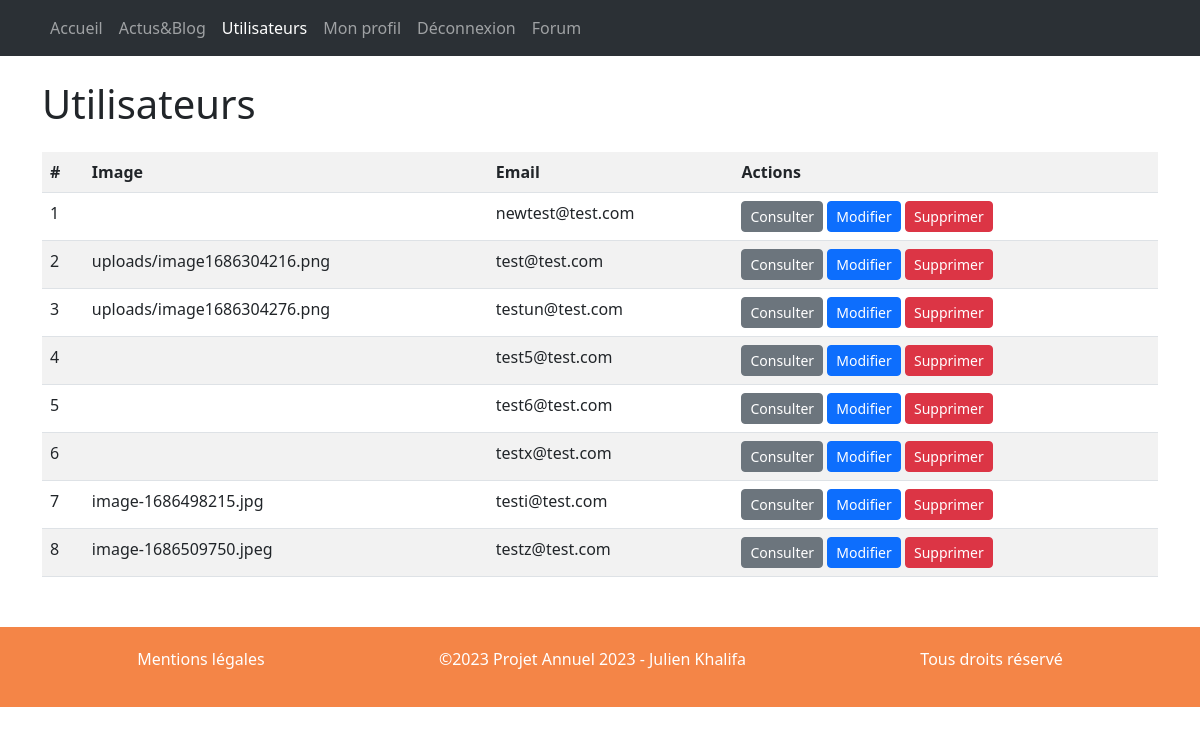
Screenshot of /users.php (signed in) with the database file from the repository.
### tables this page shows
CREATE TABLE `users` (
  `id` int(11) NOT NULL,
  `email` varchar(255) NOT NULL,
  `sexe` varchar(255) NOT NULL,
  `nom` varchar(255) NOT NULL,
  `prenom` varchar(255) NOT NULL,
  `age` int(120) NOT NULL,
  `role` varchar(255) NOT NULL,
  `mdp` varchar(255) NOT NULL,
  `image` varchar(255) NOT NULL
);

### users.php (the view, shortened to what this page needs)
<!DOCTYPE html>
    <?php
    $title = 'Utilisateurs';
    include('includes/head.php');
    ?>
    <body>
        <?php include('includes/header.php'); ?>
        <main>
            <div class="container">
                <h1><?= $title ?></h1>
                <?php include('includes/db.php'); ?>
                <?php
                $q = 'SELECT id, email, image FROM users';
                $req = $bdd->query($q);
                $users = $req->fetchAll(PDO::FETCH_ASSOC);
                ?>
                <table class="table table-striped mt-4">
                    <tr>
                        <th>#</th>
                        <th>Image</th>
                        <th>Email</th>
                        <th>Actions</th>
                    </tr>
                    <?php
                    foreach ($users as $index => $user) {
                        echo '<tr>
                                <td>' . $user['id'] . '</td>
                                <td>' . $user['image'] . '</td>
                                <td>' . $user['email'] . '</td>
                                <td>
                                    <a class="btn btn-secondary btn-sm" href="read.php?id=' . $user['id'] . '">Consulter</a>
                                    <a class="btn btn-primary btn-sm" href="update.php?id=' . $user['id'] . '">Modifier</a>
                                    <a class="btn btn-danger btn-sm" href="delete.php?id=' . $user['id'] . '">Supprimer</a>
                                </td>
                              </tr>';
                    }
                    ?>
                </table>
            </div>
        </main>
    </body>
    <?php include('includes/footer.php'); ?>
</html>

### includes/head.php (shortened to what this page needs)
<head>
	<link href="https://cdn.jsdelivr.net/npm/bootstrap@5.3.0-alpha3/dist/css/bootstrap.min.css" rel="stylesheet">
</head>

### includes/header.php (shortened to what this page needs)
<header class="mb-4">
	<nav class="navbar navbar-expand-lg bg-body-tertiary" data-bs-theme="dark">
	<div class="container">
	    <div class="collapse navbar-collapse" id="navbarNav">
	      <ul class="navbar-nav">
	        <li class="nav-item">
	        	<a class="nav-link <?= $title == 'Accueil' ? 'active' : '' ?>" href="index.php" style="a:hover:color:#DC5E18">Accueil</a>
			</li>
			<li>
				<a class="nav-link <?= $title == 'Actus&Blog' ? 'active' : '' ?>" href="blog_liste.php">Actus&Blog</a>
	        </li>
	        <?php if(!isset($_SESSION['email'])){
				echo '<li class="nav-item"><a class="nav-link ' . ($title == 'Connexion' ? 'active' : '') . '" href="connexion.php">Connexion</a></li>';
				echo '<li class="nav-item"><a class="nav-link ' . ($title == 'Inscription' ? 'active' : '') . '" href="inscription.php">Inscription</a></li>';
			}else{
				echo '<li class="nav-item"><a class="nav-link ' . ($title == 'Utilisateurs' ? 'active' : '') . '" href="users.php">Utilisateurs</a></li>';
				echo '<li class="nav-item"><a class="nav-link ' . ($title == 'Mon profil' ? 'active' : '') . '" href="profile.php">Mon profil</a></li>';
				echo '<li class="nav-item"><a class="nav-link" href="deconnexion.php">Déconnexion</a></li>';
				echo '<li class="nav-item"><a class="nav-link" href="forum.php">Forum</a></li>';
			}
			?>
	      </ul>
	    </div>
	  </div>
	</nav>
</header>

### includes/footer.php (shortened to what this page needs)
<footer>
	<div class="footer-container">
		<ul>
			<li>Mentions légales</li>
			<li>©2023 Projet Annuel 2023 - Julien Khalifa</li>
			<li>Tous droits réservé</li>
		</ul>
	</div>
</footer>

### users.php (style rules this page uses)
table { color : 515151; }

### includes/footer.php (style rules this page uses)
.footer-container { background-color: #F48547; color : white; margin: auto; padding : 20px; padding-top: 20px; margin-top : 50px; text-align: center; align-items: center; }
.footer-container ul { display : flex; flex-direction: row; justify-content: space-around; margin-left: auto; margin-right: auto; padding-left : 30px; padding-right: 30px; list-style-type: none; align-items: center; }

### rows the page displays
users: id "1", email "newtest@test.com"
users: id "2", image "uploads/image1686304216.png", email "test@test.com"
users: id "3", image "uploads/image1686304276.png", email "testun@test.com"
users: id "4", email "test5@test.com"
users: id "5", email "test6@test.com"
users: id "6", email "testx@test.com"
users: id "7", image "image-1686498215.jpg", email "testi@test.com"
users: id "8", image "image-1686509750.jpeg", email "testz@test.com"

### other values shown
$title "Utilisateurs"
